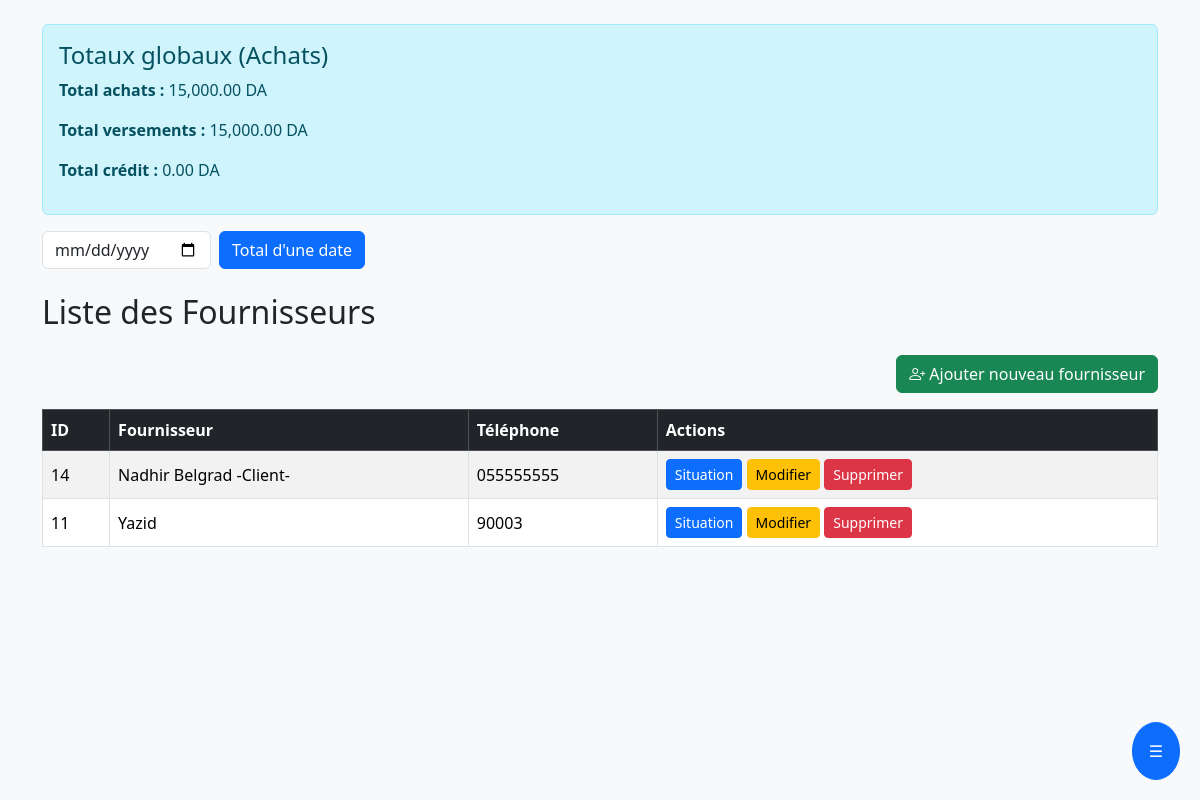
The app's page /fournisseurs.php with its own data.
### tables this page shows
CREATE TABLE `users` (
  `id` int(11) NOT NULL,
  `username` varchar(100) NOT NULL,
  `password` varchar(255) NOT NULL,
  `rank` varchar(50) NOT NULL,
  `telephone` varchar(50) NOT NULL
);

### fournisseurs.php (the view, shortened to what this page needs)
<?php
require_once "includes/db.php";
include 'includes/header.php';
include 'includes/sidebar.php';
$sql_totaux = "
    SELECT
        SUM(ad.quantite * ad.prix_achat) AS total_achats,
        SUM(a.versement) AS total_versements
    FROM achats a
    INNER JOIN achats_details ad ON a.id = ad.id_achat
";
$stmt_totaux = $conn->query($sql_totaux);
$res_totaux = $stmt_totaux->fetch(PDO::FETCH_ASSOC);
$total_achats     = $res_totaux['total_achats'] ?? 0;
$total_versements = $res_totaux['total_versements'] ?? 0;
$total_credit     = $total_achats - $total_versements;
$sql = "SELECT id, username, telephone FROM users WHERE rank = 'provider' ORDER BY username ASC";
$stmt = $conn->prepare($sql);
$stmt->execute();
$fournisseurs = $stmt->fetchAll(PDO::FETCH_ASSOC);
?>
<!DOCTYPE html>
<html lang="fr">
<head>
  <link rel="stylesheet" href="https://cdn.jsdelivr.net/npm/bootstrap@5.3.2/dist/css/bootstrap.min.css">
  <link rel="stylesheet" href="https://cdn.jsdelivr.net/npm/bootstrap-icons@1.11.3/font/bootstrap-icons.css">
</head>
<body class="bg-light">
<div class="container py-4">
  <div class="alert alert-info">
    <h4>Totaux globaux (Achats)</h4>
    <p><strong>Total achats :</strong> <?= number_format($total_achats, 2) ?> DA</p>
    <p><strong>Total versements :</strong> <?= number_format($total_versements, 2) ?> DA</p>
    <p><strong>Total crédit :</strong> <?= number_format($total_credit, 2) ?> DA</p>
  </div>
  <form method="post" class="row g-2 mb-4">
    <div class="col-auto">
      <input type="date" name="date_filter" class="form-control" required>
    </div>
    <div class="col-auto">
      <button type="submit" class="btn btn-primary">Total d'une date</button>
    </div>
  </form>
  <h2 class="mb-4">Liste des Fournisseurs</h2>
      <div class="mb-3 text-end">
        <a href="fournisseurs_ajouter.php" class="btn btn-success">
          <i class="bi bi-person-plus"></i> Ajouter nouveau fournisseur
        </a>
      </div>
  <table class="table table-bordered table-striped align-middle">
    <thead class="table-dark">
      <tr>
        <th>ID</th>
        <th>Fournisseur</th>
        <th>Téléphone</th>
        <th>Actions</th>
      </tr>
    </thead>
    <tbody>
      <?php if (!empty($fournisseurs)): ?>
        <?php foreach ($fournisseurs as $c): ?>
          <tr>
            <td><?= htmlspecialchars($c['id']) ?></td>
            <td><?= htmlspecialchars($c['username']) ?></td>
            <td><?= htmlspecialchars($c['telephone']) ?></td>
            <td>
              <div class="d-none d-md-block">
                <a href="fournisseurs_situation.php?id=<?= urlencode($c['id']) ?>" class="btn btn-primary btn-sm">
                  Situation
                </a>
                <a href="fournisseurs_edit.php?id=<?= urlencode($c['id']) ?>" class="btn btn-warning btn-sm">
                  Modifier
                </a>
                <a href="fournisseurs_delete.php?id=<?= urlencode($c['id']) ?>"
                   onclick="return confirm('Supprimer ce fournisseur ?')"
                   class="btn btn-danger btn-sm">
                  Supprimer
                </a>
              </div>
            </td>
          </tr>
        <?php endforeach; ?>
      <?php else: ?>
        <tr>
          <td colspan="4" class="text-center">Aucun fournisseur trouvé.</td>
        </tr>
      <?php endif; ?>
    </tbody>
  </table>
</div>
</body>
</html>

### records on screen
users: id "14", username "Nadhir Belgrad -Client-", telephone "055555555"
users: id "11", username "Yazid", telephone "90003"

### other values on screen
$total_achats "15,000.00"
$total_versements "15,000.00"
$total_credit "0.00"
